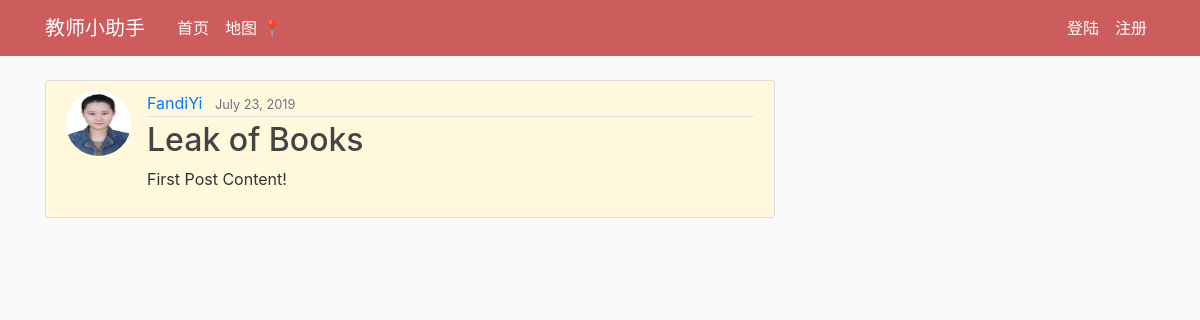
The page /post/1/ on the database as committed earlier.
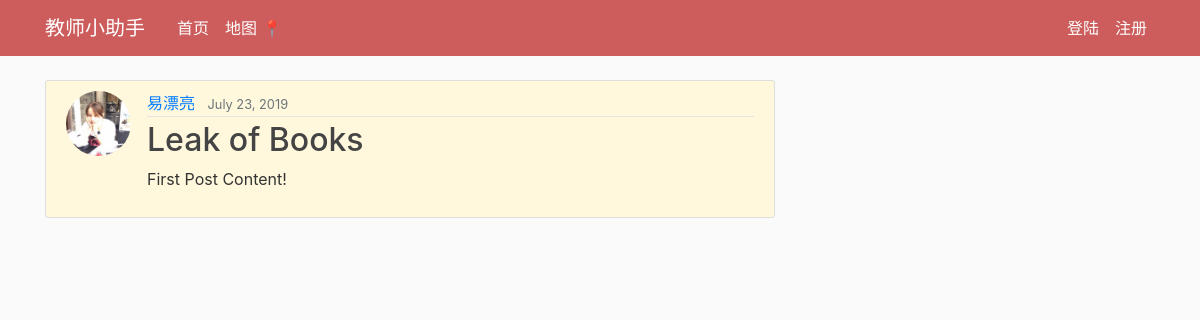
The same page on the database as committed later.
### Education/models.py (models this page shows, shortened)
class Post(models.Model):
    title = models.CharField(max_length=100)
    content =models.TextField()
    date_posted=models.DateTimeField(default=timezone.now())
    Teacher = models.ForeignKey(User, on_delete=models.CASCADE)

### users/models.py (models this page shows, shortened)
class Profile(models.Model):
    user=models.OneToOneField(User,on_delete=models.CASCADE)
    image=models.ImageField(default='default.jpg',upload_to='profile_pics')

### Education/views.py (the view)
# urls.py: path('post/<int:pk>/', PostDetailView.as_view(), name='post-detail'),
class PostDetailView(DetailView):
    model = Post

### Education/Templates/Education/post_detail.html (shortened to what this page needs)
{% extends "Education/base.html"%}
{% block content%}
        <article class="media content-section">
          <img class="rounded-circle article-img" src="{{ object.Teacher.profile.image.url }}">
          <div class="media-body">
           <div class="article-metadata">
             <a class="mr-2" href="#">{{ object.Teacher }}</a>
             <small class="text-muted">{{ object.date_posted|date:"F d, Y"}}</small>
           </div>
           <h2 class="article-title" >{{ object.title }}</h2>
           <p class="article-content">{{ object.content }}</p>
          </div>
        </article>
{%endblock content %}

Rows that differ between the two databases and show on the page:
changed through a linked row, Post "Leak of Books": Teacher.profile.image: picture removed, a placeholder shows; Teacher "FandiYi" → "易漂亮"
